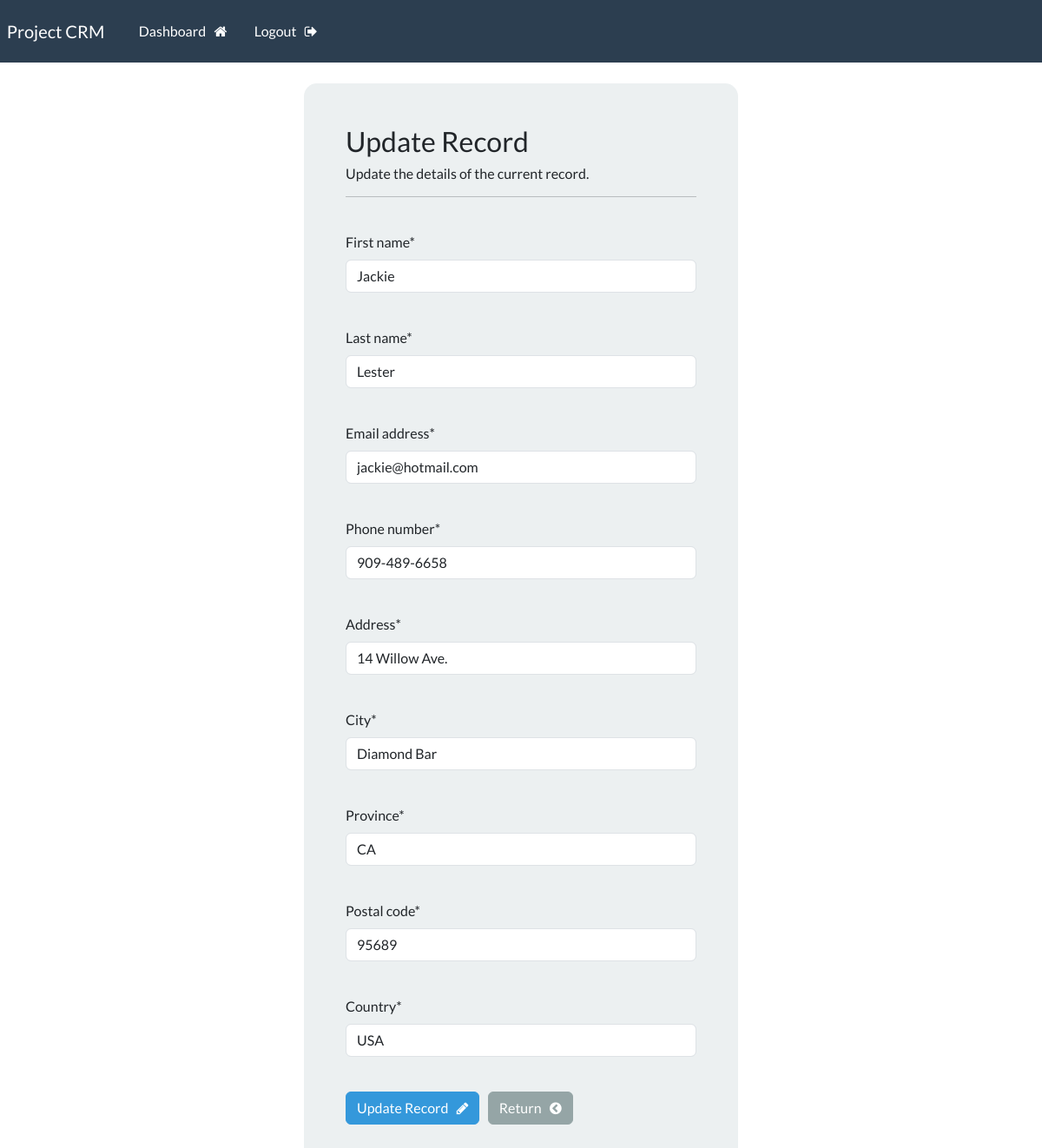
Page /update-record/5/ (signed in) on the committed database.
### webapp/models.py (models this page shows, shortened)
class Record(models.Model):
    creation_date = models.DateTimeField(auto_now_add=True)
    first_name = models.CharField(max_length=100)
    last_name = models.CharField(max_length=100)
    email_address = models.EmailField(max_length=255)
    phone_number = models.CharField(max_length=20)
    address = models.CharField(max_length=255)
    city = models.CharField(max_length=100)
    province = models.CharField(max_length=100)
    postal_code = models.CharField(max_length=10)
    country = models.CharField(max_length=100)

### webapp/views.py (the view, shortened to what this page needs)
# urls.py: path("update-record/<int:pk>/", views.update_record, name="update-record"),
@login_required(login_url="login")
def update_record(request, pk):
    record = Record.objects.get(id=pk)
    form = UpdateRecordForm(instance=record)
    context = {"form": form}
    return render(request, "webapp/update-record.html", context=context)

### webapp/forms.py
class UpdateRecordForm(forms.ModelForm):
    class Meta:
        model = Record
        fields = ['first_name', 'last_name', 'email_address', 'phone_number', 'address', 'city', 'province', 'postal_code', 'country']

### webapp/templates/webapp/update-record.html (shortened to what this page needs)
{% extends "webapp/base.html" %}
{% load crispy_forms_tags %}
{% block content %}
<body>
    <div class="container bg-light shadow-md p-5 form-layout">
        <h3>Update Record</h3>
        <h6>Update the details of the current record.</h6>
        <hr>
        <br>
        <form method="POST" autocomplete="off">
            {{ form.first_name|as_crispy_field }}
            <br>
            {{ form.last_name|as_crispy_field }}
            <br>
            {{ form.email_address|as_crispy_field }}
            <br>
            {{ form.phone_number|as_crispy_field }}
            <br>
            {{ form.address|as_crispy_field }}
            <br>
            {{ form.city|as_crispy_field }}
            <br>
            {{ form.province|as_crispy_field }}
            <br>
            {{ form.postal_code|as_crispy_field }}
            <br>
            {{ form.country|as_crispy_field }}
            <br>
            <button type="submit" class="btn btn-info">Update Record &nbsp; <i class="fa fa-pencil" aria-hidden="true"></i></button>
            <a href="{% url 'dashboard' %}" class="btn btn-secondary">Return &nbsp; <i class="fa fa-chevron-circle-left" aria-hidden="true"></i></a>
        </form>
        <br>
    </div>
    <br>
</body>
{% endblock %}

### static/css/styles.css (style rules this page uses)
.form-layout { border-radius: 15px; width: 500px; }

### rows in the picture
Record: first_name "Jackie", last_name "Lester", email_address "jackie@hotmail.com", phone_number "909-489-6658", address "14 Willow Ave.", city "Diamond Bar", province "CA", postal_code "95689", country "USA"
